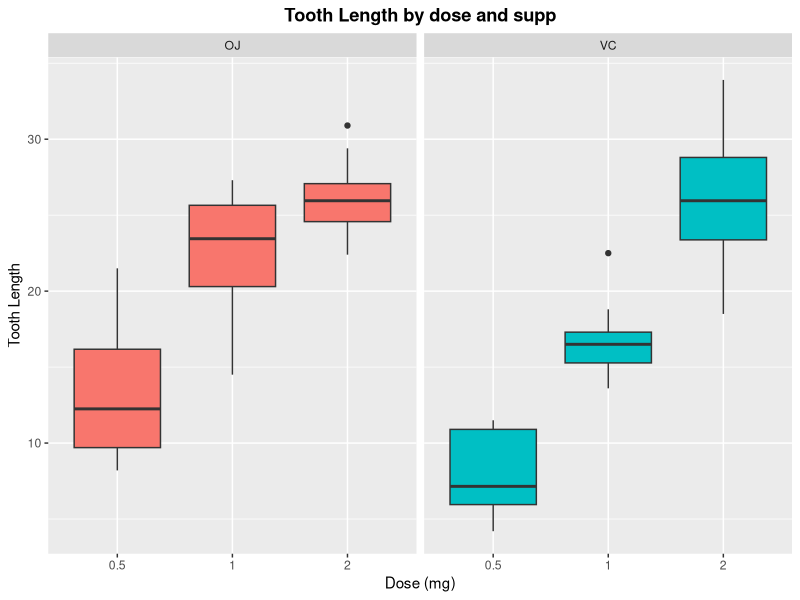

Reproduce this figure in R.
## ---- chunk 1
knitr::opts_chunk$set(echo = TRUE)
## ---- chunk 2
library(ggplot2)
library(datasets)
## ---- chunk 3
data(ToothGrowth)
## ---- chunk 4
nrow(ToothGrowth)
head(ToothGrowth)
str(ToothGrowth)
## ---- chunk 5
ToothGrowth$dose <- as.factor(ToothGrowth$dose)
summary(ToothGrowth)
table(ToothGrowth$supp,ToothGrowth$dose)
## ---- chunk 6
ggplot(data=ToothGrowth,aes(x=factor(dose),y=len))+facet_grid(.~supp) + geom_boxplot(aes(fill=supp),show.legend =FALSE) + labs(title="Tooth Length by dose and supp",x= "Dose (mg)", y="Tooth Length")+theme(plot.title = element_text(hjust = 0.5,face="bold"))

## ---- chunk 7
t.test(len ~ supp, data = ToothGrowth)
## ---- chunk 8
ToothGrowth.dose_type1 <- subset(ToothGrowth, dose %in% c(0.5,1.0))
t.test(len ~ dose, data = ToothGrowth.dose_type1)
## ---- chunk 9
ToothGrowth.dose_type2 <- subset(ToothGrowth, dose %in% c(0.5,2.0))
t.test(len ~ dose, data = ToothGrowth.dose_type2)
## ---- chunk 10
ToothGrowth.dose_type3 <- subset(ToothGrowth, dose %in% c(1.0,2.0))
t.test(len ~ dose, data = ToothGrowth.dose_type3)
